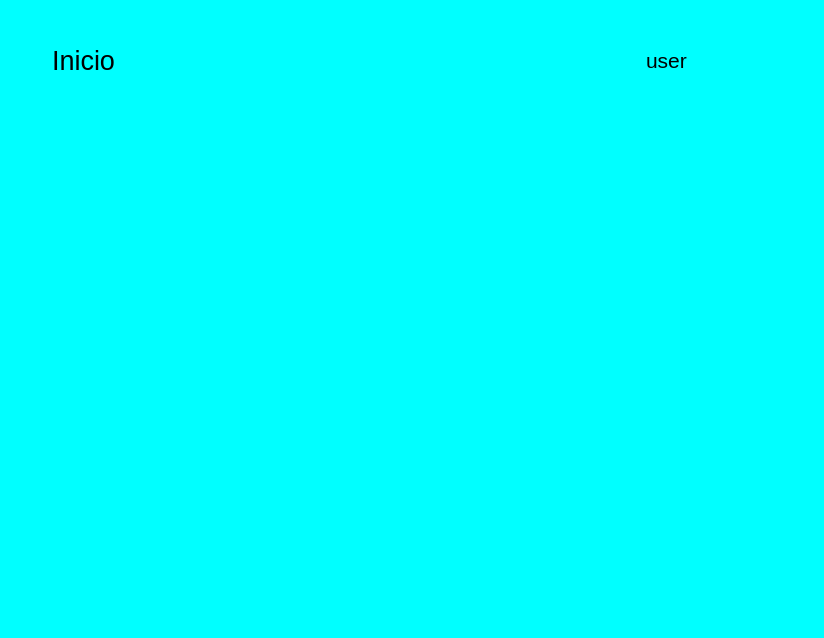
<?xml version="1.0" encoding="UTF-8"?>
<ui version="4.0">
 <class>ui_module_home</class>
 <widget class="QWidget" name="ui_module_home">
  <property name="geometry">
   <rect>
    <x>0</x>
    <y>0</y>
    <width>824</width>
    <height>638</height>
   </rect>
  </property>
  <property name="windowTitle">
   <string>Form</string>
  </property>
  <property name="styleSheet">
   <string notr="true">background-color: rgb(0, 255, 255);</string>
  </property>
  <layout class="QGridLayout" name="gridLayout">
   <item row="0" column="1">
    <spacer name="verticalSpacer_5">
     <property name="orientation">
      <enum>Qt::Vertical</enum>
     </property>
     <property name="sizeType">
      <enum>QSizePolicy::Fixed</enum>
     </property>
     <property name="sizeHint" stdset="0">
      <size>
       <width>20</width>
       <height>24</height>
      </size>
     </property>
    </spacer>
   </item>
   <item row="1" column="0">
    <spacer name="horizontalSpacer_7">
     <property name="orientation">
      <enum>Qt::Horizontal</enum>
     </property>
     <property name="sizeType">
      <enum>QSizePolicy::Fixed</enum>
     </property>
     <property name="sizeHint" stdset="0">
      <size>
       <width>41</width>
       <height>20</height>
      </size>
     </property>
    </spacer>
   </item>
   <item row="1" column="1" rowspan="2" colspan="2">
    <layout class="QGridLayout" name="gridLayout_4">
     <item row="0" column="0" colspan="4">
      <layout class="QHBoxLayout" name="horizontalLayout_3">
       <item>
        <widget class="QLabel" name="label_2">
         <property name="font">
          <font>
           <family>Segoe UI</family>
           <pointsize>20</pointsize>
           <weight>50</weight>
           <bold>false</bold>
          </font>
         </property>
         <property name="styleSheet">
          <string notr="true"/>
         </property>
         <property name="inputMethodHints">
          <set>Qt::ImhNone</set>
         </property>
         <property name="text">
          <string>Inicio</string>
         </property>
        </widget>
       </item>
       <item>
        <spacer name="horizontalSpacer_4">
         <property name="orientation">
          <enum>Qt::Horizontal</enum>
         </property>
         <property name="sizeHint" stdset="0">
          <size>
           <width>418</width>
           <height>20</height>
          </size>
         </property>
        </spacer>
       </item>
       <item>
        <layout class="QHBoxLayout" name="horizontalLayout_4">
         <item>
          <widget class="QLabel" name="label_usuario_2">
           <property name="sizePolicy">
            <sizepolicy hsizetype="Fixed" vsizetype="Preferred">
             <horstretch>0</horstretch>
             <verstretch>0</verstretch>
            </sizepolicy>
           </property>
           <property name="minimumSize">
            <size>
             <width>70</width>
             <height>0</height>
            </size>
           </property>
           <property name="font">
            <font>
             <family>Segoe UI</family>
             <pointsize>16</pointsize>
             <weight>50</weight>
             <bold>false</bold>
            </font>
           </property>
           <property name="text">
            <string>user</string>
           </property>
          </widget>
         </item>
         <item>
          <widget class="QPushButton" name="pushButton_usuario_2">
           <property name="sizePolicy">
            <sizepolicy hsizetype="Fixed" vsizetype="Fixed">
             <horstretch>0</horstretch>
             <verstretch>0</verstretch>
            </sizepolicy>
           </property>
           <property name="minimumSize">
            <size>
             <width>50</width>
             <height>50</height>
            </size>
           </property>
           <property name="maximumSize">
            <size>
             <width>50</width>
             <height>50</height>
            </size>
           </property>
           <property name="cursor">
            <cursorShape>PointingHandCursor</cursorShape>
           </property>
           <property name="toolTip">
            <string>Usuario</string>
           </property>
           <property name="text">
            <string/>
           </property>
           <property name="icon">
            <iconset resource="Icons.qrc">
             <normaloff>:/Iconos/Iconos/Personal.png</normaloff>:/Iconos/Iconos/Personal.png</iconset>
           </property>
           <property name="iconSize">
            <size>
             <width>50</width>
             <height>50</height>
            </size>
           </property>
           <property name="flat">
            <bool>true</bool>
           </property>
          </widget>
         </item>
        </layout>
       </item>
      </layout>
     </item>
     <item row="2" column="0" rowspan="2">
      <layout class="QGridLayout" name="gridLayout_5">
       <property name="spacing">
        <number>10</number>
       </property>
       <item row="0" column="0">
        <widget class="QPushButton" name="pushButton_compras_2">
         <property name="sizePolicy">
          <sizepolicy hsizetype="Fixed" vsizetype="Fixed">
           <horstretch>0</horstretch>
           <verstretch>0</verstretch>
          </sizepolicy>
         </property>
         <property name="minimumSize">
          <size>
           <width>150</width>
           <height>150</height>
          </size>
         </property>
         <property name="maximumSize">
          <size>
           <width>150</width>
           <height>150</height>
          </size>
         </property>
         <property name="cursor">
          <cursorShape>PointingHandCursor</cursorShape>
         </property>
         <property name="mouseTracking">
          <bool>false</bool>
         </property>
         <property name="focusPolicy">
          <enum>Qt::WheelFocus</enum>
         </property>
         <property name="toolTip">
          <string>Compras</string>
         </property>
         <property name="statusTip">
          <string/>
         </property>
         <property name="whatsThis">
          <string/>
         </property>
         <property name="accessibleName">
          <string/>
         </property>
         <property name="accessibleDescription">
          <string/>
         </property>
         <property name="text">
          <string/>
         </property>
         <property name="icon">
          <iconset resource="Icons.qrc">
           <normaloff>:/Iconos/Iconos/Windows_Marketplace (1).png</normaloff>:/Iconos/Iconos/Windows_Marketplace (1).png</iconset>
         </property>
         <property name="iconSize">
          <size>
           <width>150</width>
           <height>150</height>
          </size>
         </property>
         <property name="flat">
          <bool>true</bool>
         </property>
        </widget>
       </item>
       <item row="0" column="1">
        <widget class="QPushButton" name="pushButton_ventas_2">
         <property name="sizePolicy">
          <sizepolicy hsizetype="Fixed" vsizetype="Fixed">
           <horstretch>0</horstretch>
           <verstretch>0</verstretch>
          </sizepolicy>
         </property>
         <property name="minimumSize">
          <size>
           <width>150</width>
           <height>150</height>
          </size>
         </property>
         <property name="maximumSize">
          <size>
           <width>150</width>
           <height>150</height>
          </size>
         </property>
         <property name="cursor">
          <cursorShape>PointingHandCursor</cursorShape>
         </property>
         <property name="toolTip">
          <string>Ventas</string>
         </property>
         <property name="text">
          <string/>
         </property>
         <property name="icon">
          <iconset resource="Icons.qrc">
           <normaloff>:/Iconos/Iconos/Android_Market.png</normaloff>:/Iconos/Iconos/Android_Market.png</iconset>
         </property>
         <property name="iconSize">
          <size>
           <width>150</width>
           <height>150</height>
          </size>
         </property>
         <property name="flat">
          <bool>true</bool>
         </property>
        </widget>
       </item>
       <item row="1" column="0">
        <widget class="QPushButton" name="pushButton_articulo_2">
         <property name="sizePolicy">
          <sizepolicy hsizetype="Fixed" vsizetype="Fixed">
           <horstretch>0</horstretch>
           <verstretch>0</verstretch>
          </sizepolicy>
         </property>
         <property name="minimumSize">
          <size>
           <width>150</width>
           <height>150</height>
          </size>
         </property>
         <property name="maximumSize">
          <size>
           <width>150</width>
           <height>150</height>
          </size>
         </property>
         <property name="cursor">
          <cursorShape>PointingHandCursor</cursorShape>
         </property>
         <property name="toolTip">
          <string>Articulos</string>
         </property>
         <property name="text">
          <string/>
         </property>
         <property name="icon">
          <iconset resource="Icons.qrc">
           <normaloff>:/Iconos/Iconos/Tune-Up_Utilities.png</normaloff>:/Iconos/Iconos/Tune-Up_Utilities.png</iconset>
         </property>
         <property name="iconSize">
          <size>
           <width>150</width>
           <height>150</height>
          </size>
         </property>
         <property name="flat">
          <bool>true</bool>
         </property>
        </widget>
       </item>
       <item row="1" column="1">
        <widget class="QPushButton" name="pushButton_colaboradores_2">
         <property name="sizePolicy">
          <sizepolicy hsizetype="Fixed" vsizetype="Fixed">
           <horstretch>0</horstretch>
           <verstretch>0</verstretch>
          </sizepolicy>
         </property>
         <property name="minimumSize">
          <size>
           <width>150</width>
           <height>150</height>
          </size>
         </property>
         <property name="maximumSize">
          <size>
           <width>150</width>
           <height>150</height>
          </size>
         </property>
         <property name="cursor">
          <cursorShape>PointingHandCursor</cursorShape>
         </property>
         <property name="toolTip">
          <string>Colaboradores</string>
         </property>
         <property name="text">
          <string/>
         </property>
         <property name="icon">
          <iconset resource="Icons.qrc">
           <normaloff>:/Iconos/Iconos/myspace_alt.png</normaloff>:/Iconos/Iconos/myspace_alt.png</iconset>
         </property>
         <property name="iconSize">
          <size>
           <width>150</width>
           <height>150</height>
          </size>
         </property>
         <property name="flat">
          <bool>true</bool>
         </property>
        </widget>
       </item>
       <item row="2" column="0">
        <widget class="QPushButton" name="pushButton_facturacion_2">
         <property name="sizePolicy">
          <sizepolicy hsizetype="Fixed" vsizetype="Fixed">
           <horstretch>0</horstretch>
           <verstretch>0</verstretch>
          </sizepolicy>
         </property>
         <property name="minimumSize">
          <size>
           <width>150</width>
           <height>150</height>
          </size>
         </property>
         <property name="maximumSize">
          <size>
           <width>150</width>
           <height>150</height>
          </size>
         </property>
         <property name="cursor">
          <cursorShape>PointingHandCursor</cursorShape>
         </property>
         <property name="toolTip">
          <string>Facturacion</string>
         </property>
         <property name="text">
          <string/>
         </property>
         <property name="icon">
          <iconset resource="Icons.qrc">
           <normaloff>:/Iconos/Iconos/Journal.png</normaloff>:/Iconos/Iconos/Journal.png</iconset>
         </property>
         <property name="iconSize">
          <size>
           <width>150</width>
           <height>150</height>
          </size>
         </property>
         <property name="flat">
          <bool>true</bool>
         </property>
        </widget>
       </item>
       <item row="2" column="1">
        <widget class="QPushButton" name="pushButton_sistema_2">
         <property name="sizePolicy">
          <sizepolicy hsizetype="Fixed" vsizetype="Fixed">
           <horstretch>0</horstretch>
           <verstretch>0</verstretch>
          </sizepolicy>
         </property>
         <property name="minimumSize">
          <size>
           <width>150</width>
           <height>150</height>
          </size>
         </property>
         <property name="maximumSize">
          <size>
           <width>150</width>
           <height>150</height>
          </size>
         </property>
         <property name="cursor">
          <cursorShape>PointingHandCursor</cursorShape>
         </property>
         <property name="toolTip">
          <string>Ajustes</string>
         </property>
         <property name="text">
          <string/>
         </property>
         <property name="icon">
          <iconset resource="Icons.qrc">
           <normaloff>:/Iconos/Iconos/Services.png</normaloff>:/Iconos/Iconos/Services.png</iconset>
         </property>
         <property name="iconSize">
          <size>
           <width>150</width>
           <height>1505</height>
          </size>
         </property>
         <property name="flat">
          <bool>true</bool>
         </property>
        </widget>
       </item>
      </layout>
     </item>
     <item row="3" column="1">
      <spacer name="horizontalSpacer_5">
       <property name="orientation">
        <enum>Qt::Horizontal</enum>
       </property>
       <property name="sizeHint" stdset="0">
        <size>
         <width>40</width>
         <height>20</height>
        </size>
       </property>
      </spacer>
     </item>
     <item row="3" column="2">
      <layout class="QGridLayout" name="gridLayout_6">
       <property name="spacing">
        <number>10</number>
       </property>
       <item row="0" column="0">
        <widget class="QPushButton" name="pushButton_10">
         <property name="sizePolicy">
          <sizepolicy hsizetype="Fixed" vsizetype="Fixed">
           <horstretch>0</horstretch>
           <verstretch>0</verstretch>
          </sizepolicy>
         </property>
         <property name="minimumSize">
          <size>
           <width>80</width>
           <height>80</height>
          </size>
         </property>
         <property name="maximumSize">
          <size>
           <width>80</width>
           <height>80</height>
          </size>
         </property>
         <property name="cursor">
          <cursorShape>PointingHandCursor</cursorShape>
         </property>
         <property name="text">
          <string/>
         </property>
         <property name="icon">
          <iconset resource="Icons.qrc">
           <normaloff>:/Iconos/Iconos/Facebook.png</normaloff>:/Iconos/Iconos/Facebook.png</iconset>
         </property>
         <property name="iconSize">
          <size>
           <width>80</width>
           <height>80</height>
          </size>
         </property>
         <property name="autoDefault">
          <bool>false</bool>
         </property>
         <property name="default">
          <bool>false</bool>
         </property>
         <property name="flat">
          <bool>true</bool>
         </property>
        </widget>
       </item>
       <item row="0" column="1">
        <widget class="QPushButton" name="pushButton_11">
         <property name="sizePolicy">
          <sizepolicy hsizetype="Fixed" vsizetype="Fixed">
           <horstretch>0</horstretch>
           <verstretch>0</verstretch>
          </sizepolicy>
         </property>
         <property name="minimumSize">
          <size>
           <width>80</width>
           <height>80</height>
          </size>
         </property>
         <property name="maximumSize">
          <size>
           <width>80</width>
           <height>80</height>
          </size>
         </property>
         <property name="cursor">
          <cursorShape>PointingHandCursor</cursorShape>
         </property>
         <property name="text">
          <string/>
         </property>
         <property name="icon">
          <iconset resource="Icons.qrc">
           <normaloff>:/Iconos/Iconos/Twitter.png</normaloff>:/Iconos/Iconos/Twitter.png</iconset>
         </property>
         <property name="iconSize">
          <size>
           <width>80</width>
           <height>80</height>
          </size>
         </property>
         <property name="autoDefault">
          <bool>false</bool>
         </property>
         <property name="default">
          <bool>false</bool>
         </property>
         <property name="flat">
          <bool>true</bool>
         </property>
        </widget>
       </item>
       <item row="0" column="2">
        <widget class="QPushButton" name="pushButton_12">
         <property name="sizePolicy">
          <sizepolicy hsizetype="Fixed" vsizetype="Fixed">
           <horstretch>0</horstretch>
           <verstretch>0</verstretch>
          </sizepolicy>
         </property>
         <property name="minimumSize">
          <size>
           <width>80</width>
           <height>80</height>
          </size>
         </property>
         <property name="maximumSize">
          <size>
           <width>80</width>
           <height>80</height>
          </size>
         </property>
         <property name="cursor">
          <cursorShape>PointingHandCursor</cursorShape>
         </property>
         <property name="text">
          <string/>
         </property>
         <property name="icon">
          <iconset resource="Icons.qrc">
           <normaloff>:/Iconos/Iconos/Gmail.png</normaloff>:/Iconos/Iconos/Gmail.png</iconset>
         </property>
         <property name="iconSize">
          <size>
           <width>80</width>
           <height>80</height>
          </size>
         </property>
         <property name="autoDefault">
          <bool>false</bool>
         </property>
         <property name="default">
          <bool>false</bool>
         </property>
         <property name="flat">
          <bool>true</bool>
         </property>
        </widget>
       </item>
      </layout>
     </item>
     <item row="3" column="3">
      <spacer name="horizontalSpacer_6">
       <property name="orientation">
        <enum>Qt::Horizontal</enum>
       </property>
       <property name="sizeType">
        <enum>QSizePolicy::Fixed</enum>
       </property>
       <property name="sizeHint" stdset="0">
        <size>
         <width>78</width>
         <height>20</height>
        </size>
       </property>
      </spacer>
     </item>
     <item row="2" column="3">
      <spacer name="verticalSpacer_2">
       <property name="orientation">
        <enum>Qt::Vertical</enum>
       </property>
       <property name="sizeHint" stdset="0">
        <size>
         <width>17</width>
         <height>308</height>
        </size>
       </property>
      </spacer>
     </item>
     <item row="1" column="0">
      <spacer name="verticalSpacer_4">
       <property name="orientation">
        <enum>Qt::Vertical</enum>
       </property>
       <property name="sizeType">
        <enum>QSizePolicy::Expanding</enum>
       </property>
       <property name="sizeHint" stdset="0">
        <size>
         <width>20</width>
         <height>20</height>
        </size>
       </property>
      </spacer>
     </item>
    </layout>
   </item>
   <item row="2" column="3">
    <spacer name="horizontalSpacer_8">
     <property name="orientation">
      <enum>Qt::Horizontal</enum>
     </property>
     <property name="sizeType">
      <enum>QSizePolicy::Fixed</enum>
     </property>
     <property name="sizeHint" stdset="0">
      <size>
       <width>41</width>
       <height>20</height>
      </size>
     </property>
    </spacer>
   </item>
   <item row="3" column="2">
    <spacer name="verticalSpacer_6">
     <property name="orientation">
      <enum>Qt::Vertical</enum>
     </property>
     <property name="sizeType">
      <enum>QSizePolicy::Fixed</enum>
     </property>
     <property name="sizeHint" stdset="0">
      <size>
       <width>20</width>
       <height>24</height>
      </size>
     </property>
    </spacer>
   </item>
  </layout>
 </widget>
 <resources>
  <include location="Icons.qrc"/>
 </resources>
 <connections/>
</ui>
